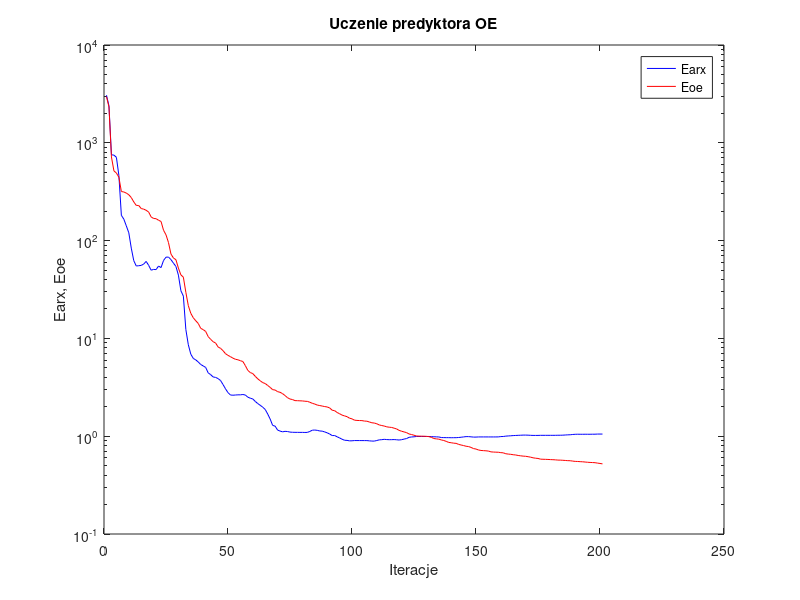
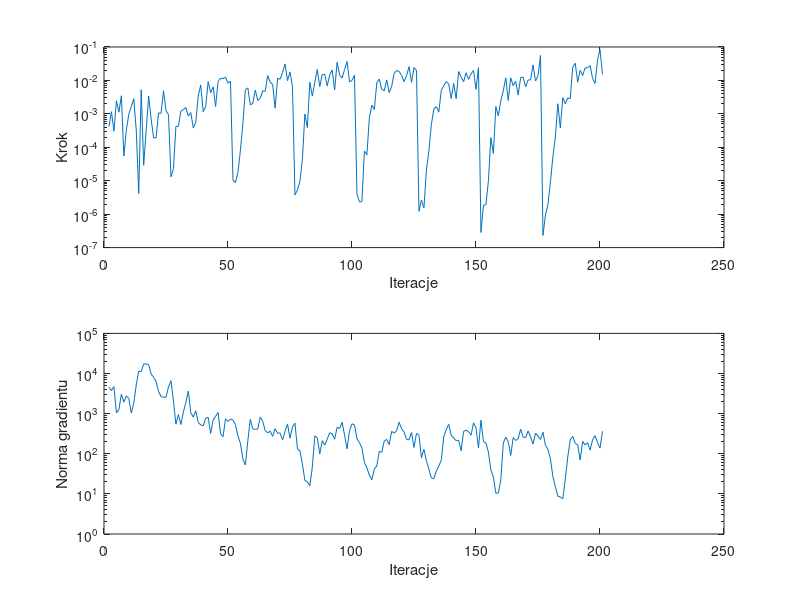

Source code (MATLAB) for these figures, in order:
%uczenie predyktora oe
clear all;
n=0; farx(n+1)=3.066331e+003; foe(n+1)=2.962511e+003; wspucz(n+1)=0.000000e+000; ng(n+1)=0.000000e+000;
%odnowa zmiennej metryki
n=1; farx(n+1)=2.386844e+003; foe(n+1)=2.331774e+003; krok(n+1)=4.205124e-004; ng(n+1)=4.576138e+003;
n=2; farx(n+1)=7.544532e+002; foe(n+1)=7.166597e+002; krok(n+1)=1.159004e-003; ng(n+1)=3.766180e+003;
n=3; farx(n+1)=7.480041e+002; foe(n+1)=5.162472e+002; krok(n+1)=3.032745e-004; ng(n+1)=4.713190e+003;
n=4; farx(n+1)=7.106528e+002; foe(n+1)=4.907611e+002; krok(n+1)=2.463242e-003; ng(n+1)=1.052474e+003;
n=5; farx(n+1)=4.633163e+002; foe(n+1)=4.445906e+002; krok(n+1)=1.120856e-003; ng(n+1)=1.250606e+003;
n=6; farx(n+1)=1.814443e+002; foe(n+1)=3.173687e+002; krok(n+1)=3.473809e-003; ng(n+1)=3.060527e+003;
n=7; farx(n+1)=1.655083e+002; foe(n+1)=3.142489e+002; krok(n+1)=5.493831e-005; ng(n+1)=1.941414e+003;
n=8; farx(n+1)=1.414204e+002; foe(n+1)=3.060972e+002; krok(n+1)=3.232817e-004; ng(n+1)=2.783527e+003;
n=9; farx(n+1)=1.202099e+002; foe(n+1)=2.941952e+002; krok(n+1)=9.704806e-004; ng(n+1)=2.395612e+003;
n=10; farx(n+1)=8.375194e+001; foe(n+1)=2.754482e+002; krok(n+1)=1.651908e-003; ng(n+1)=1.035512e+003;
n=11; farx(n+1)=6.238638e+001; foe(n+1)=2.487700e+002; krok(n+1)=2.818678e-003; ng(n+1)=1.821364e+003;
n=12; farx(n+1)=5.501019e+001; foe(n+1)=2.291045e+002; krok(n+1)=3.301872e-004; ng(n+1)=5.167312e+003;
n=13; farx(n+1)=5.537527e+001; foe(n+1)=2.284612e+002; krok(n+1)=4.114575e-006; ng(n+1)=1.142457e+004;
n=14; farx(n+1)=5.577805e+001; foe(n+1)=2.127749e+002; krok(n+1)=5.242823e-003; ng(n+1)=1.122670e+004;
n=15; farx(n+1)=5.754675e+001; foe(n+1)=2.097404e+002; krok(n+1)=2.885108e-005; ng(n+1)=1.725805e+004;
n=16; farx(n+1)=6.125547e+001; foe(n+1)=2.042032e+002; krok(n+1)=3.205178e-004; ng(n+1)=1.747250e+004;
n=17; farx(n+1)=5.586170e+001; foe(n+1)=1.959003e+002; krok(n+1)=3.363630e-003; ng(n+1)=1.657573e+004;
n=18; farx(n+1)=4.983887e+001; foe(n+1)=1.747202e+002; krok(n+1)=7.039256e-004; ng(n+1)=9.783837e+003;
n=19; farx(n+1)=5.073679e+001; foe(n+1)=1.683582e+002; krok(n+1)=1.915864e-004; ng(n+1)=8.031785e+003;
n=20; farx(n+1)=5.053478e+001; foe(n+1)=1.675045e+002; krok(n+1)=1.906434e-004; ng(n+1)=6.340281e+003;
n=21; farx(n+1)=5.492677e+001; foe(n+1)=1.614218e+002; krok(n+1)=1.067809e-003; ng(n+1)=3.585915e+003;
n=22; farx(n+1)=5.297075e+001; foe(n+1)=1.569481e+002; krok(n+1)=1.037622e-003; ng(n+1)=2.640807e+003;
n=23; farx(n+1)=6.262318e+001; foe(n+1)=1.277000e+002; krok(n+1)=4.914651e-003; ng(n+1)=2.587674e+003;
n=24; farx(n+1)=6.769319e+001; foe(n+1)=1.145644e+002; krok(n+1)=1.250114e-003; ng(n+1)=2.538103e+003;
n=25; farx(n+1)=6.784064e+001; foe(n+1)=9.551210e+001; krok(n+1)=9.532898e-004; ng(n+1)=4.610600e+003;
%odnowa zmiennej metryki
n=26; farx(n+1)=6.392873e+001; foe(n+1)=7.289272e+001; krok(n+1)=1.302585e-005; ng(n+1)=6.651415e+003;
n=27; farx(n+1)=5.881957e+001; foe(n+1)=6.639044e+001; krok(n+1)=2.285025e-005; ng(n+1)=2.055474e+003;
n=28; farx(n+1)=5.443630e+001; foe(n+1)=6.377305e+001; krok(n+1)=4.250148e-004; ng(n+1)=5.458697e+002;
n=29; farx(n+1)=4.435485e+001; foe(n+1)=5.233628e+001; krok(n+1)=4.223390e-004; ng(n+1)=9.478503e+002;
n=30; farx(n+1)=3.073873e+001; foe(n+1)=4.462722e+001; krok(n+1)=1.209728e-003; ng(n+1)=5.354543e+002;
n=31; farx(n+1)=2.706420e+001; foe(n+1)=4.228662e+001; krok(n+1)=1.342085e-003; ng(n+1)=1.090399e+003;
n=32; farx(n+1)=1.233489e+001; foe(n+1)=2.960545e+001; krok(n+1)=1.548092e-003; ng(n+1)=1.893039e+003;
n=33; farx(n+1)=8.607808e+000; foe(n+1)=2.160334e+001; krok(n+1)=8.540178e-004; ng(n+1)=3.640657e+003;
n=34; farx(n+1)=6.898689e+000; foe(n+1)=1.804033e+001; krok(n+1)=1.093891e-003; ng(n+1)=1.055090e+003;
n=35; farx(n+1)=6.242404e+000; foe(n+1)=1.625257e+001; krok(n+1)=3.779961e-004; ng(n+1)=8.172021e+002;
n=36; farx(n+1)=6.030221e+000; foe(n+1)=1.514560e+001; krok(n+1)=5.604282e-004; ng(n+1)=1.171492e+003;
n=37; farx(n+1)=5.743934e+000; foe(n+1)=1.421934e+001; krok(n+1)=3.442236e-003; ng(n+1)=6.031221e+002;
n=38; farx(n+1)=5.407334e+000; foe(n+1)=1.267386e+001; krok(n+1)=7.314625e-003; ng(n+1)=5.245510e+002;
n=39; farx(n+1)=5.233842e+000; foe(n+1)=1.229200e+001; krok(n+1)=1.157298e-003; ng(n+1)=4.973420e+002;
n=40; farx(n+1)=5.046961e+000; foe(n+1)=1.177657e+001; krok(n+1)=1.643206e-003; ng(n+1)=7.623390e+002;
n=41; farx(n+1)=4.446015e+000; foe(n+1)=1.043715e+001; krok(n+1)=9.213222e-003; ng(n+1)=8.128994e+002;
n=42; farx(n+1)=4.261857e+000; foe(n+1)=9.780685e+000; krok(n+1)=4.290347e-003; ng(n+1)=3.212599e+002;
n=43; farx(n+1)=4.036057e+000; foe(n+1)=9.252439e+000; krok(n+1)=6.399091e-003; ng(n+1)=6.900580e+002;
n=44; farx(n+1)=3.992441e+000; foe(n+1)=8.971288e+000; krok(n+1)=1.651908e-003; ng(n+1)=8.571241e+002;
n=45; farx(n+1)=3.881280e+000; foe(n+1)=8.175093e+000; krok(n+1)=9.375382e-003; ng(n+1)=1.063540e+003;
n=46; farx(n+1)=3.707741e+000; foe(n+1)=7.912276e+000; krok(n+1)=1.159819e-002; ng(n+1)=3.147631e+002;
n=47; farx(n+1)=3.373689e+000; foe(n+1)=7.486982e+000; krok(n+1)=1.121665e-002; ng(n+1)=2.659216e+002;
n=48; farx(n+1)=3.050378e+000; foe(n+1)=6.974364e+000; krok(n+1)=1.251384e-002; ng(n+1)=7.426783e+002;
n=49; farx(n+1)=2.788304e+000; foe(n+1)=6.705435e+000; krok(n+1)=8.190859e-003; ng(n+1)=6.371976e+002;
n=50; farx(n+1)=2.637263e+000; foe(n+1)=6.503171e+000; krok(n+1)=9.564855e-003; ng(n+1)=7.345508e+002;
%odnowa zmiennej metryki
n=51; farx(n+1)=2.625133e+000; foe(n+1)=6.278177e+000; krok(n+1)=1.061240e-005; ng(n+1)=6.905194e+002;
n=52; farx(n+1)=2.637612e+000; foe(n+1)=6.118097e+000; krok(n+1)=8.786087e-006; ng(n+1)=5.273607e+002;
n=53; farx(n+1)=2.649049e+000; foe(n+1)=6.043574e+000; krok(n+1)=1.765974e-005; ng(n+1)=2.782713e+002;
n=54; farx(n+1)=2.647769e+000; foe(n+1)=5.914903e+000; krok(n+1)=8.104372e-005; ng(n+1)=1.831621e+002;
n=55; farx(n+1)=2.669798e+000; foe(n+1)=5.802846e+000; krok(n+1)=5.119287e-004; ng(n+1)=7.310476e+001;
n=56; farx(n+1)=2.635289e+000; foe(n+1)=5.263414e+000; krok(n+1)=5.295103e-003; ng(n+1)=5.263094e+001;
n=57; farx(n+1)=2.506231e+000; foe(n+1)=4.707478e+000; krok(n+1)=5.967857e-003; ng(n+1)=2.124191e+002;
n=58; farx(n+1)=2.447060e+000; foe(n+1)=4.473777e+000; krok(n+1)=1.846469e-003; ng(n+1)=7.219475e+002;
n=59; farx(n+1)=2.403075e+000; foe(n+1)=4.367126e+000; krok(n+1)=2.080994e-003; ng(n+1)=4.186876e+002;
n=60; farx(n+1)=2.266549e+000; foe(n+1)=4.091295e+000; krok(n+1)=5.167850e-003; ng(n+1)=4.053983e+002;
n=61; farx(n+1)=2.156908e+000; foe(n+1)=3.860304e+000; krok(n+1)=2.521493e-003; ng(n+1)=4.122661e+002;
n=62; farx(n+1)=2.069924e+000; foe(n+1)=3.686653e+000; krok(n+1)=2.885366e-003; ng(n+1)=8.158863e+002;
n=63; farx(n+1)=1.980364e+000; foe(n+1)=3.531698e+000; krok(n+1)=4.889122e-003; ng(n+1)=6.406821e+002;
n=64; farx(n+1)=1.877848e+000; foe(n+1)=3.456357e+000; krok(n+1)=4.719599e-003; ng(n+1)=3.783202e+002;
n=65; farx(n+1)=1.687407e+000; foe(n+1)=3.301934e+000; krok(n+1)=1.394089e-002; ng(n+1)=3.308920e+002;
n=66; farx(n+1)=1.497469e+000; foe(n+1)=3.156951e+000; krok(n+1)=8.928204e-003; ng(n+1)=3.656093e+002;
n=67; farx(n+1)=1.290345e+000; foe(n+1)=2.990642e+000; krok(n+1)=7.598245e-003; ng(n+1)=2.725282e+002;
n=68; farx(n+1)=1.267299e+000; foe(n+1)=2.966562e+000; krok(n+1)=1.478882e-003; ng(n+1)=4.210820e+002;
n=69; farx(n+1)=1.154774e+000; foe(n+1)=2.854177e+000; krok(n+1)=1.165911e-002; ng(n+1)=3.231236e+002;
n=70; farx(n+1)=1.128342e+000; foe(n+1)=2.812443e+000; krok(n+1)=1.082825e-002; ng(n+1)=3.293628e+002;
n=71; farx(n+1)=1.108390e+000; foe(n+1)=2.723898e+000; krok(n+1)=1.750226e-002; ng(n+1)=2.196707e+002;
n=72; farx(n+1)=1.121443e+000; foe(n+1)=2.604868e+000; krok(n+1)=3.112854e-002; ng(n+1)=3.639357e+002;
n=73; farx(n+1)=1.116271e+000; foe(n+1)=2.475307e+000; krok(n+1)=9.829303e-003; ng(n+1)=5.458004e+002;
n=74; farx(n+1)=1.101491e+000; foe(n+1)=2.398958e+000; krok(n+1)=1.802073e-002; ng(n+1)=2.450650e+002;
n=75; farx(n+1)=1.096915e+000; foe(n+1)=2.370747e+000; krok(n+1)=6.496894e-003; ng(n+1)=4.642912e+002;
%odnowa zmiennej metryki
n=76; farx(n+1)=1.095245e+000; foe(n+1)=2.310961e+000; krok(n+1)=3.743093e-006; ng(n+1)=5.805222e+002;
n=77; farx(n+1)=1.095112e+000; foe(n+1)=2.307458e+000; krok(n+1)=5.317887e-006; ng(n+1)=1.310578e+002;
n=78; farx(n+1)=1.094037e+000; foe(n+1)=2.300199e+000; krok(n+1)=9.674871e-006; ng(n+1)=1.188466e+002;
n=79; farx(n+1)=1.094285e+000; foe(n+1)=2.294638e+000; krok(n+1)=4.334515e-005; ng(n+1)=5.605832e+001;
n=80; farx(n+1)=1.092218e+000; foe(n+1)=2.278324e+000; krok(n+1)=9.915259e-004; ng(n+1)=2.163151e+001;
n=81; farx(n+1)=1.093701e+000; foe(n+1)=2.269926e+000; krok(n+1)=3.870231e-004; ng(n+1)=2.011584e+001;
n=82; farx(n+1)=1.118717e+000; foe(n+1)=2.223569e+000; krok(n+1)=8.799720e-003; ng(n+1)=1.581330e+001;
n=83; farx(n+1)=1.152504e+000; foe(n+1)=2.169568e+000; krok(n+1)=3.388445e-003; ng(n+1)=4.672579e+001;
n=84; farx(n+1)=1.156223e+000; foe(n+1)=2.130625e+000; krok(n+1)=8.751130e-003; ng(n+1)=2.792623e+002;
n=85; farx(n+1)=1.147466e+000; foe(n+1)=2.081216e+000; krok(n+1)=2.107682e-002; ng(n+1)=2.521268e+002;
n=86; farx(n+1)=1.131217e+000; foe(n+1)=2.057643e+000; krok(n+1)=6.543079e-003; ng(n+1)=9.845606e+001;
n=87; farx(n+1)=1.126450e+000; foe(n+1)=2.033800e+000; krok(n+1)=1.503401e-002; ng(n+1)=2.119437e+002;
n=88; farx(n+1)=1.105601e+000; foe(n+1)=2.009053e+000; krok(n+1)=1.526430e-002; ng(n+1)=1.651688e+002;
n=89; farx(n+1)=1.082931e+000; foe(n+1)=1.990278e+000; krok(n+1)=6.800237e-003; ng(n+1)=2.290584e+002;
n=90; farx(n+1)=1.052414e+000; foe(n+1)=1.945705e+000; krok(n+1)=1.448480e-002; ng(n+1)=3.335497e+002;
n=91; farx(n+1)=1.015438e+000; foe(n+1)=1.843475e+000; krok(n+1)=2.047906e-002; ng(n+1)=3.152575e+002;
n=92; farx(n+1)=1.015901e+000; foe(n+1)=1.823601e+000; krok(n+1)=5.190450e-003; ng(n+1)=2.301886e+002;
n=93; farx(n+1)=9.867226e-001; foe(n+1)=1.747828e+000; krok(n+1)=3.500452e-002; ng(n+1)=4.587786e+002;
n=94; farx(n+1)=9.596427e-001; foe(n+1)=1.696472e+000; krok(n+1)=1.450364e-002; ng(n+1)=4.240255e+002;
n=95; farx(n+1)=9.311049e-001; foe(n+1)=1.643250e+000; krok(n+1)=1.177574e-002; ng(n+1)=6.080897e+002;
n=96; farx(n+1)=9.090519e-001; foe(n+1)=1.612958e+000; krok(n+1)=2.127270e-002; ng(n+1)=2.926306e+002;
n=97; farx(n+1)=9.059890e-001; foe(n+1)=1.583873e+000; krok(n+1)=3.687875e-002; ng(n+1)=1.324872e+002;
n=98; farx(n+1)=8.963505e-001; foe(n+1)=1.528266e+000; krok(n+1)=8.996953e-003; ng(n+1)=3.760074e+002;
n=99; farx(n+1)=8.974770e-001; foe(n+1)=1.504760e+000; krok(n+1)=1.000091e-002; ng(n+1)=5.606517e+002;
n=100; farx(n+1)=9.025893e-001; foe(n+1)=1.459047e+000; krok(n+1)=1.423591e-002; ng(n+1)=5.226516e+002;
%odnowa zmiennej metryki
n=101; farx(n+1)=9.024556e-001; foe(n+1)=1.450056e+000; krok(n+1)=4.018432e-006; ng(n+1)=2.384820e+002;
n=102; farx(n+1)=9.021855e-001; foe(n+1)=1.446086e+000; krok(n+1)=2.303843e-006; ng(n+1)=1.891592e+002;
n=103; farx(n+1)=9.019900e-001; foe(n+1)=1.443922e+000; krok(n+1)=2.391080e-006; ng(n+1)=1.396481e+002;
n=104; farx(n+1)=9.018153e-001; foe(n+1)=1.428190e+000; krok(n+1)=7.725621e-005; ng(n+1)=6.149878e+001;
n=105; farx(n+1)=9.016711e-001; foe(n+1)=1.423388e+000; krok(n+1)=5.926241e-005; ng(n+1)=4.410525e+001;
n=106; farx(n+1)=8.964764e-001; foe(n+1)=1.397873e+000; krok(n+1)=7.663457e-004; ng(n+1)=2.948760e+001;
n=107; farx(n+1)=8.919275e-001; foe(n+1)=1.372075e+000; krok(n+1)=1.812955e-003; ng(n+1)=2.245329e+001;
n=108; farx(n+1)=8.912499e-001; foe(n+1)=1.362887e+000; krok(n+1)=1.345435e-003; ng(n+1)=4.178582e+001;
n=109; farx(n+1)=9.039870e-001; foe(n+1)=1.339635e+000; krok(n+1)=8.580693e-003; ng(n+1)=4.946299e+001;
n=110; farx(n+1)=9.175253e-001; foe(n+1)=1.303580e+000; krok(n+1)=1.097075e-002; ng(n+1)=1.147480e+002;
n=111; farx(n+1)=9.216080e-001; foe(n+1)=1.285601e+000; krok(n+1)=5.400718e-003; ng(n+1)=1.091180e+002;
n=112; farx(n+1)=9.292349e-001; foe(n+1)=1.270229e+000; krok(n+1)=4.889122e-003; ng(n+1)=2.074322e+002;
n=113; farx(n+1)=9.239606e-001; foe(n+1)=1.246969e+000; krok(n+1)=1.040137e-002; ng(n+1)=2.277550e+002;
n=114; farx(n+1)=9.210077e-001; foe(n+1)=1.236046e+000; krok(n+1)=4.266621e-003; ng(n+1)=1.690795e+002;
n=115; farx(n+1)=9.219835e-001; foe(n+1)=1.228902e+000; krok(n+1)=6.669234e-003; ng(n+1)=3.628190e+002;
n=116; farx(n+1)=9.238843e-001; foe(n+1)=1.207633e+000; krok(n+1)=1.635878e-002; ng(n+1)=3.250980e+002;
n=117; farx(n+1)=9.195163e-001; foe(n+1)=1.186124e+000; krok(n+1)=1.984224e-002; ng(n+1)=3.770340e+002;
n=118; farx(n+1)=9.140688e-001; foe(n+1)=1.147162e+000; krok(n+1)=1.848181e-002; ng(n+1)=6.127942e+002;
n=119; farx(n+1)=9.212730e-001; foe(n+1)=1.123699e+000; krok(n+1)=1.417782e-002; ng(n+1)=4.183845e+002;
n=120; farx(n+1)=9.343114e-001; foe(n+1)=1.105990e+000; krok(n+1)=9.210884e-003; ng(n+1)=3.485811e+002;
n=121; farx(n+1)=9.461138e-001; foe(n+1)=1.088452e+000; krok(n+1)=1.384117e-002; ng(n+1)=2.255210e+002;
n=122; farx(n+1)=9.736932e-001; foe(n+1)=1.053766e+000; krok(n+1)=2.580064e-002; ng(n+1)=2.232457e+002;
n=123; farx(n+1)=9.823735e-001; foe(n+1)=1.040326e+000; krok(n+1)=8.704305e-003; ng(n+1)=3.394867e+002;
n=124; farx(n+1)=9.859343e-001; foe(n+1)=1.022861e+000; krok(n+1)=2.439969e-002; ng(n+1)=1.435107e+002;
n=125; farx(n+1)=9.935940e-001; foe(n+1)=1.004959e+000; krok(n+1)=1.975379e-002; ng(n+1)=3.217875e+002;
%odnowa zmiennej metryki
n=126; farx(n+1)=9.935693e-001; foe(n+1)=1.001243e+000; krok(n+1)=1.213350e-006; ng(n+1)=2.902089e+002;
n=127; farx(n+1)=9.936041e-001; foe(n+1)=1.000452e+000; krok(n+1)=2.654257e-006; ng(n+1)=7.901870e+001;
n=128; farx(n+1)=9.936832e-001; foe(n+1)=9.990608e-001; krok(n+1)=1.529193e-006; ng(n+1)=1.298442e+002;
n=129; farx(n+1)=9.937715e-001; foe(n+1)=9.958246e-001; krok(n+1)=2.058283e-005; ng(n+1)=6.625924e+001;
n=130; farx(n+1)=9.934901e-001; foe(n+1)=9.904647e-001; krok(n+1)=7.872898e-005; ng(n+1)=4.161675e+001;
n=131; farx(n+1)=9.912479e-001; foe(n+1)=9.732108e-001; krok(n+1)=4.811061e-004; ng(n+1)=2.487144e+001;
n=132; farx(n+1)=9.865838e-001; foe(n+1)=9.469943e-001; krok(n+1)=1.389400e-003; ng(n+1)=2.397501e+001;
n=133; farx(n+1)=9.847377e-001; foe(n+1)=9.389110e-001; krok(n+1)=1.635770e-003; ng(n+1)=3.729552e+001;
n=134; farx(n+1)=9.823884e-001; foe(n+1)=9.331349e-001; krok(n+1)=1.130223e-003; ng(n+1)=4.954101e+001;
n=135; farx(n+1)=9.692042e-001; foe(n+1)=9.161477e-001; krok(n+1)=5.095665e-003; ng(n+1)=6.902727e+001;
n=136; farx(n+1)=9.675832e-001; foe(n+1)=9.037981e-001; krok(n+1)=6.998367e-003; ng(n+1)=2.650555e+002;
n=137; farx(n+1)=9.663926e-001; foe(n+1)=8.854918e-001; krok(n+1)=9.217526e-003; ng(n+1)=4.051512e+002;
n=138; farx(n+1)=9.665945e-001; foe(n+1)=8.635893e-001; krok(n+1)=7.777929e-003; ng(n+1)=5.421635e+002;
n=139; farx(n+1)=9.646981e-001; foe(n+1)=8.575111e-001; krok(n+1)=2.900817e-003; ng(n+1)=2.888493e+002;
n=140; farx(n+1)=9.656608e-001; foe(n+1)=8.486690e-001; krok(n+1)=8.055458e-003; ng(n+1)=2.491288e+002;
n=141; farx(n+1)=9.659393e-001; foe(n+1)=8.449480e-001; krok(n+1)=2.817506e-003; ng(n+1)=2.118829e+002;
n=142; farx(n+1)=9.700944e-001; foe(n+1)=8.244349e-001; krok(n+1)=1.848181e-002; ng(n+1)=2.177439e+002;
n=143; farx(n+1)=9.758912e-001; foe(n+1)=8.128962e-001; krok(n+1)=1.256280e-002; ng(n+1)=1.186588e+002;
n=144; farx(n+1)=9.832670e-001; foe(n+1)=8.020367e-001; krok(n+1)=9.146433e-003; ng(n+1)=3.628651e+002;
n=145; farx(n+1)=9.903525e-001; foe(n+1)=7.894655e-001; krok(n+1)=1.688698e-002; ng(n+1)=3.835365e+002;
n=146; farx(n+1)=9.902198e-001; foe(n+1)=7.834926e-001; krok(n+1)=1.073668e-002; ng(n+1)=3.565910e+002;
n=147; farx(n+1)=9.852091e-001; foe(n+1)=7.680429e-001; krok(n+1)=1.576669e-002; ng(n+1)=2.914290e+002;
n=148; farx(n+1)=9.792154e-001; foe(n+1)=7.471068e-001; krok(n+1)=1.979909e-002; ng(n+1)=5.899068e+002;
n=149; farx(n+1)=9.794272e-001; foe(n+1)=7.391921e-001; krok(n+1)=5.381741e-003; ng(n+1)=4.442061e+002;
n=150; farx(n+1)=9.829786e-001; foe(n+1)=7.231145e-001; krok(n+1)=2.399905e-002; ng(n+1)=1.402428e+002;
%odnowa zmiennej metryki
n=151; farx(n+1)=9.830022e-001; foe(n+1)=7.148355e-001; krok(n+1)=2.823386e-007; ng(n+1)=6.901911e+002;
n=152; farx(n+1)=9.830054e-001; foe(n+1)=7.119511e-001; krok(n+1)=1.826176e-006; ng(n+1)=1.995508e+002;
n=153; farx(n+1)=9.829739e-001; foe(n+1)=7.091388e-001; krok(n+1)=1.910157e-006; ng(n+1)=1.871839e+002;
n=154; farx(n+1)=9.830385e-001; foe(n+1)=7.045853e-001; krok(n+1)=9.936047e-006; ng(n+1)=1.105284e+002;
n=155; farx(n+1)=9.828244e-001; foe(n+1)=6.917325e-001; krok(n+1)=1.935432e-004; ng(n+1)=3.945590e+001;
n=156; farx(n+1)=9.828071e-001; foe(n+1)=6.887601e-001; krok(n+1)=6.524052e-005; ng(n+1)=2.657281e+001;
n=157; farx(n+1)=9.830509e-001; foe(n+1)=6.866800e-001; krok(n+1)=1.651908e-003; ng(n+1)=1.041832e+001;
n=158; farx(n+1)=9.838841e-001; foe(n+1)=6.854951e-001; krok(n+1)=8.759836e-004; ng(n+1)=1.050918e+001;
n=159; farx(n+1)=9.914356e-001; foe(n+1)=6.790269e-001; krok(n+1)=2.488900e-003; ng(n+1)=2.208425e+001;
n=160; farx(n+1)=9.931702e-001; foe(n+1)=6.760381e-001; krok(n+1)=4.912155e-003; ng(n+1)=1.840201e+002;
n=161; farx(n+1)=1.001831e+000; foe(n+1)=6.619250e-001; krok(n+1)=1.199953e-002; ng(n+1)=2.594842e+002;
n=162; farx(n+1)=1.005982e+000; foe(n+1)=6.564326e-001; krok(n+1)=2.518078e-003; ng(n+1)=2.010276e+002;
n=163; farx(n+1)=1.009820e+000; foe(n+1)=6.527959e-001; krok(n+1)=1.196180e-002; ng(n+1)=9.062984e+001;
n=164; farx(n+1)=1.014835e+000; foe(n+1)=6.465649e-001; krok(n+1)=6.970662e-003; ng(n+1)=2.540753e+002;
n=165; farx(n+1)=1.017721e+000; foe(n+1)=6.426594e-001; krok(n+1)=9.358895e-003; ng(n+1)=2.149142e+002;
n=166; farx(n+1)=1.020852e+000; foe(n+1)=6.352293e-001; krok(n+1)=3.660956e-003; ng(n+1)=2.367030e+002;
n=167; farx(n+1)=1.023159e+000; foe(n+1)=6.301485e-001; krok(n+1)=1.209587e-002; ng(n+1)=4.083006e+002;
n=168; farx(n+1)=1.026287e+000; foe(n+1)=6.257309e-001; krok(n+1)=1.254679e-002; ng(n+1)=2.594179e+002;
n=169; farx(n+1)=1.026334e+000; foe(n+1)=6.232417e-001; krok(n+1)=6.408577e-003; ng(n+1)=2.529326e+002;
n=170; farx(n+1)=1.024611e+000; foe(n+1)=6.174329e-001; krok(n+1)=1.023953e-002; ng(n+1)=3.719733e+002;
n=171; farx(n+1)=1.020892e+000; foe(n+1)=6.104838e-001; krok(n+1)=1.041670e-002; ng(n+1)=2.610347e+002;
n=172; farx(n+1)=1.018864e+000; foe(n+1)=6.013817e-001; krok(n+1)=2.900728e-002; ng(n+1)=1.742299e+002;
n=173; farx(n+1)=1.018550e+000; foe(n+1)=5.956863e-001; krok(n+1)=9.625525e-003; ng(n+1)=3.275719e+002;
n=174; farx(n+1)=1.018878e+000; foe(n+1)=5.922793e-001; krok(n+1)=1.366429e-002; ng(n+1)=2.775207e+002;
n=175; farx(n+1)=1.020897e+000; foe(n+1)=5.826354e-001; krok(n+1)=5.576530e-002; ng(n+1)=2.267491e+002;
%odnowa zmiennej metryki
n=176; farx(n+1)=1.020897e+000; foe(n+1)=5.810951e-001; krok(n+1)=2.306676e-007; ng(n+1)=3.448467e+002;
n=177; farx(n+1)=1.020883e+000; foe(n+1)=5.799946e-001; krok(n+1)=9.499675e-007; ng(n+1)=1.633413e+002;
n=178; farx(n+1)=1.020867e+000; foe(n+1)=5.786037e-001; krok(n+1)=1.936574e-006; ng(n+1)=1.289315e+002;
n=179; farx(n+1)=1.020821e+000; foe(n+1)=5.766338e-001; krok(n+1)=9.081828e-006; ng(n+1)=7.538247e+001;
n=180; farx(n+1)=1.020840e+000; foe(n+1)=5.751329e-001; krok(n+1)=5.279238e-005; ng(n+1)=2.699019e+001;
n=181; farx(n+1)=1.021081e+000; foe(n+1)=5.731409e-001; krok(n+1)=2.045211e-004; ng(n+1)=1.509550e+001;
n=182; farx(n+1)=1.022760e+000; foe(n+1)=5.698938e-001; krok(n+1)=2.005784e-003; ng(n+1)=8.759796e+000;
n=183; farx(n+1)=1.023018e+000; foe(n+1)=5.693261e-001; krok(n+1)=3.794876e-004; ng(n+1)=8.328265e+000;
n=184; farx(n+1)=1.024859e+000; foe(n+1)=5.672865e-001; krok(n+1)=3.049962e-003; ng(n+1)=7.593448e+000;
n=185; farx(n+1)=1.028695e+000; foe(n+1)=5.648868e-001; krok(n+1)=2.021294e-003; ng(n+1)=2.305934e+001;
n=186; farx(n+1)=1.032601e+000; foe(n+1)=5.622916e-001; krok(n+1)=2.983929e-003; ng(n+1)=8.316578e+001;
n=187; farx(n+1)=1.034615e+000; foe(n+1)=5.614378e-001; krok(n+1)=2.855545e-003; ng(n+1)=2.212039e+002;
n=188; farx(n+1)=1.041560e+000; foe(n+1)=5.564483e-001; krok(n+1)=2.476948e-002; ng(n+1)=2.718233e+002;
n=189; farx(n+1)=1.045840e+000; foe(n+1)=5.527334e-001; krok(n+1)=3.280985e-002; ng(n+1)=1.797983e+002;
n=190; farx(n+1)=1.047676e+000; foe(n+1)=5.515192e-001; krok(n+1)=8.816889e-003; ng(n+1)=1.682732e+002;
n=191; farx(n+1)=1.046633e+000; foe(n+1)=5.491309e-001; krok(n+1)=2.008828e-002; ng(n+1)=6.974783e+001;
n=192; farx(n+1)=1.046428e+000; foe(n+1)=5.475786e-001; krok(n+1)=1.394089e-002; ng(n+1)=2.021807e+002;
n=193; farx(n+1)=1.047580e+000; foe(n+1)=5.443937e-001; krok(n+1)=2.392681e-002; ng(n+1)=1.659780e+002;
n=194; farx(n+1)=1.046931e+000; foe(n+1)=5.414238e-001; krok(n+1)=2.366211e-002; ng(n+1)=1.890970e+002;
n=195; farx(n+1)=1.046932e+000; foe(n+1)=5.391599e-001; krok(n+1)=2.799347e-002; ng(n+1)=1.230280e+002;
n=196; farx(n+1)=1.048102e+000; foe(n+1)=5.377329e-001; krok(n+1)=1.154146e-002; ng(n+1)=2.229234e+002;
n=197; farx(n+1)=1.048251e+000; foe(n+1)=5.360391e-001; krok(n+1)=8.128862e-003; ng(n+1)=2.823285e+002;
n=198; farx(n+1)=1.051762e+000; foe(n+1)=5.308548e-001; krok(n+1)=4.086147e-002; ng(n+1)=1.894657e+002;
n=199; farx(n+1)=1.051940e+000; foe(n+1)=5.264409e-001; krok(n+1)=8.333356e-002; ng(n+1)=1.384065e+002;
n=200; farx(n+1)=1.051664e+000; foe(n+1)=5.212167e-001; krok(n+1)=1.516106e-002; ng(n+1)=3.644739e+002;

figure; semilogy(farx,'b'); hold on; semilogy(foe,'r'); xlabel('Iteracje'); ylabel('Earx, Eoe'); legend('Earx','Eoe'); title('Uczenie predyktora OE');
figure; subplot(2,1,1); semilogy(krok); xlabel('Iteracje'); ylabel('Krok');
subplot(2,1,2); semilogy(ng); xlabel('Iteracje'); ylabel('Norma gradientu');
Earx=farx(n+1)
Eoe=foe(n+1)
